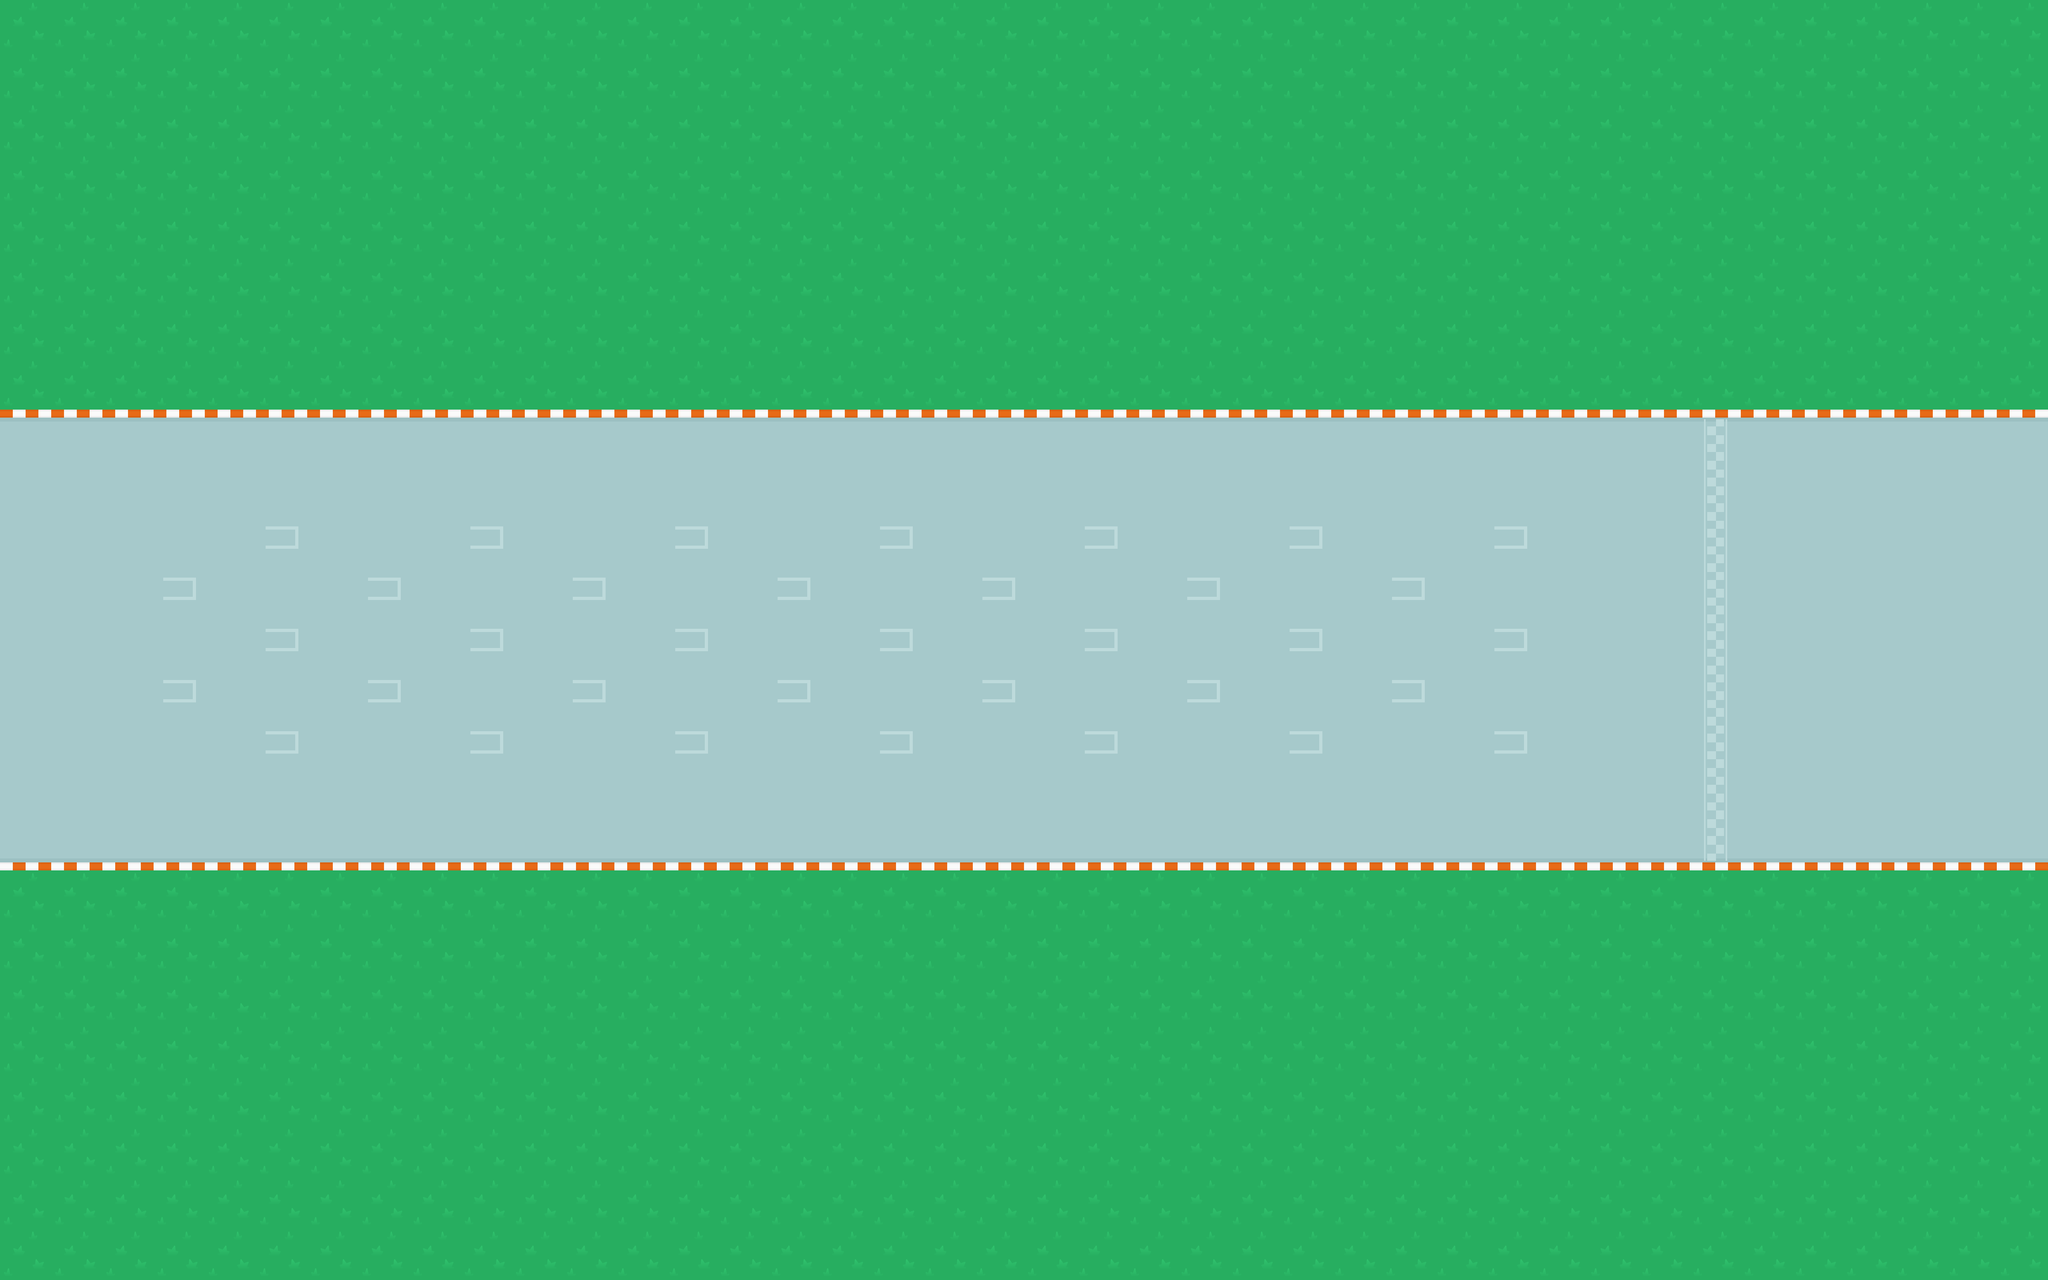

Tiled map render using the project's own tile images. Description and the map definition, with tile-layer contents summarised, below:
An orthogonal 40x25 tile map with 128x128 px tiles, 2 tile layers (Background, Track) and 4 objects (3x Text, Title).

<map version="1.10" tiledversion="1.10.2" orientation="orthogonal" renderorder="right-down" width="40" height="25" tilewidth="128" tileheight="128" infinite="0" nextlayerid="5" nextobjectid="10">
 <tileset firstgid="1" name="race_track_tiles" tilewidth="128" tileheight="128" spacing="2" tilecount="465" columns="31">
  <image source="racing_track_tiles.png" width="4096" height="2048" />
 </tileset>
 <layer id="1" name="Background" width="40" height="25">
  <data>[1000 cells, 1000 non-empty, 1 distinct tile ids]</data>
 </layer>
 <layer id="2" name="Track" width="40" height="25">
  <data>[1000 cells, 360 non-empty, 7 distinct tile ids]</data>
 </layer>
 <objectgroup id="3" name="Objects">
  <object id="6" name="Drited title" type="Title" x="2560" y="1600">
   <properties>
    <property name="value" value="Drifted" />
   </properties>
   <point />
  </object>
  <object id="7" name="Play subtitle" type="Text" x="2560" y="2600">
   <properties>
    <property name="value" value="Press `Enter` to play" />
   </properties>
   <point />
  </object>
  <object id="8" name="Play subtitle" type="Text" x="2560" y="2800">
   <properties>
    <property name="value" value="Press `Esc` to exit" />
   </properties>
   <point />
  </object>
  <object id="9" name="Play subtitle" type="Text" x="2560" y="2000">
   <properties>
    <property name="value" value="Set the fastest flying lap time!" />
   </properties>
   <point />
  </object>
 </objectgroup>
</map>
